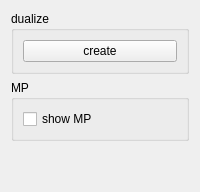
       <widget class="QWidget" name="MCTab">
        <property name="toolTip">
         <string>medial curve (generate, burn, prune, etc.)</string>
        </property>
        <attribute name="title">
         <string>MC/MP</string>
        </attribute>
        <layout class="QGridLayout" name="gridLayout_36">
         <item row="2" column="0">
          <spacer name="verticalSpacer_4">
           <property name="orientation">
            <enum>Qt::Vertical</enum>
           </property>
           <property name="sizeHint" stdset="0">
            <size>
             <width>20</width>
             <height>40</height>
            </size>
           </property>
          </spacer>
         </item>
         <item row="0" column="0">
          <widget class="QGroupBox" name="mcDualizeGroup">
           <property name="toolTip">
            <string>click the button to create medial curve and compute the 1d burn time on it</string>
           </property>
           <property name="title">
            <string>dualize</string>
           </property>
           <layout class="QGridLayout" name="gridLayout_7">
            <item row="0" column="0">
             <widget class="QPushButton" name="dualizeBtn">
              <property name="toolTip">
               <string/>
              </property>
              <property name="text">
               <string>create</string>
              </property>
             </widget>
            </item>
           </layout>
          </widget>
         </item>
         <item row="1" column="0">
          <widget class="QGroupBox" name="mpGroup">
           <property name="toolTip">
            <string>medial point (the point last burned away during burning the medial curve)</string>
           </property>
           <property name="title">
            <string>MP</string>
           </property>
           <layout class="QGridLayout" name="gridLayout_21">
            <item row="0" column="0">
             <widget class="QCheckBox" name="showMPBox">
              <property name="text">
               <string>show MP</string>
              </property>
             </widget>
            </item>
           </layout>
          </widget>
         </item>
        </layout>
       </widget>
